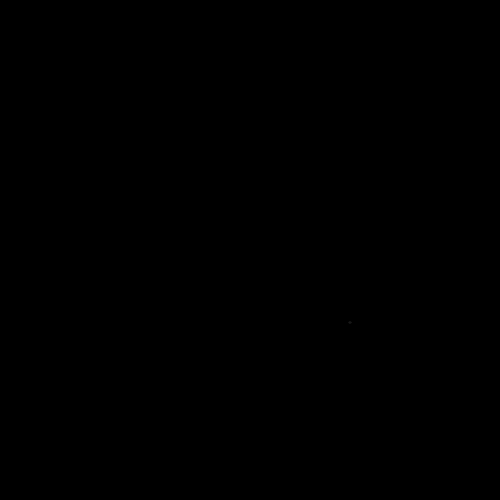
Frame 1 (no input)
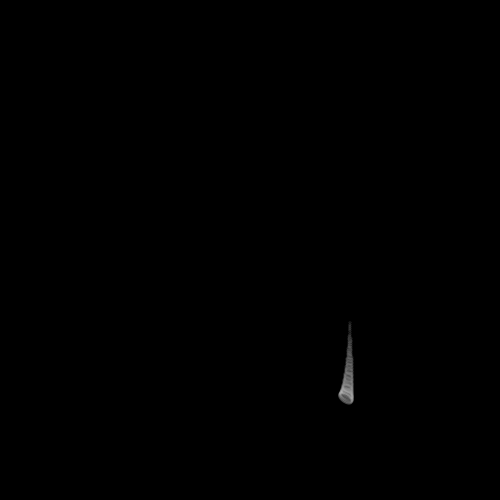
Frame 60 (the mouse pressed at the canvas centre just before this capture)
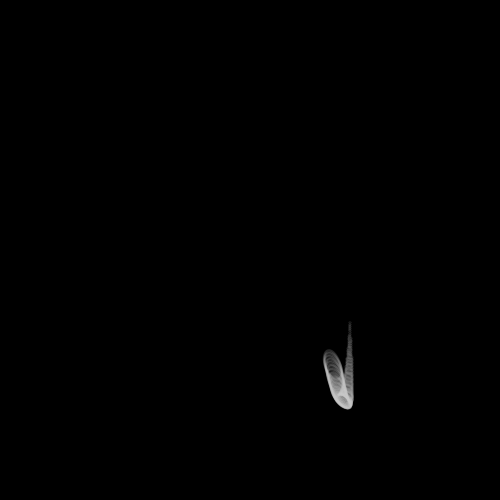
Frame 120 (the mouse held since frame 60 and released just before this capture)

The Processing sketch that drew these frames (run headless with seeded random() and noise(); from frame 60 on, the mouse is pressed at the canvas centre):

// Processing sketch: processing_52140
// ── processing_52140.pde

//--------------------------------------
// computer art 2012
// by antonio at 0280.org/processing
//---------------------------------------
// Lissajou Oscillation
//---------------------------------------

void setup() {
       size(500, 500);
       //noLoop();
       background(0);
       smooth();
       stroke (200,50); 
       strokeWeight(2);
       frameRate(120);
       noFill();
}
// setting global variable
float t = 0;
float ampx = 100;
float ampy = 150;
float omegax = 1;
float omegay = 3;
float phix = 0.0;
float phiy = 0.5;

float velocity = 0.005;
int iterations = 1000;
float angle = 0.0;
void draw() {
    if (frameCount < iterations) {

    	float x = ampx*cos(omegax*t+phix)+width/2;
    	float y = ampy*sin(omegay*t+phiy)+height/2;   
    	t += velocity;
        //point(x,y);
        translate(x,y);
        rotate(angle);
        ellipse(sin(angle),cos(angle),50*t,25*t); 
        angle+=0.01;    
    }
}
